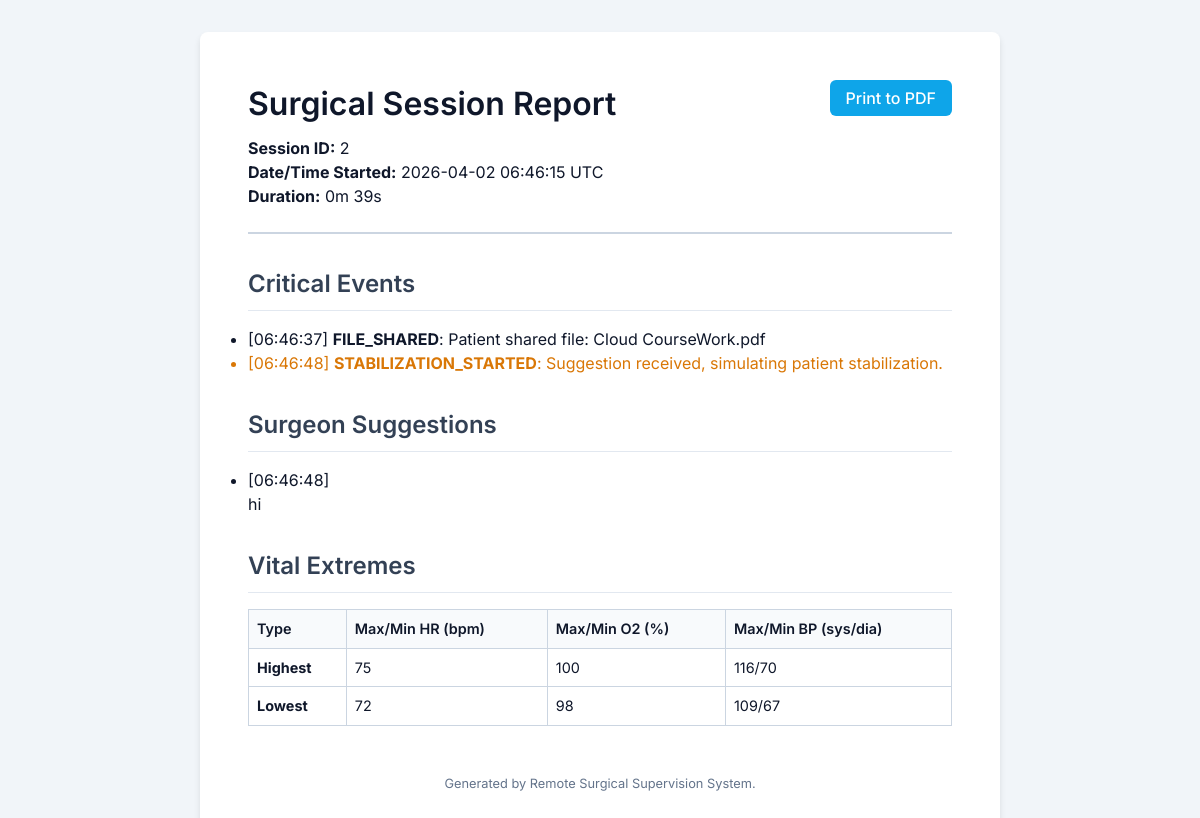
Page /report/2 (signed in) on the committed database.
### app.py (models this page shows)
class Session(db.Model):
    id = db.Column(db.Integer, primary_key=True)
    start_time = db.Column(db.DateTime, default=datetime.datetime.utcnow)
    end_time = db.Column(db.DateTime, nullable=True)
    duration_seconds = db.Column(db.Integer, nullable=True)

class Event(db.Model):
    id = db.Column(db.Integer, primary_key=True)
    session_id = db.Column(db.Integer, db.ForeignKey('session.id'))
    timestamp = db.Column(db.DateTime, default=datetime.datetime.utcnow)
    event_type = db.Column(db.String(50)) # e.g., 'alarm', 'stabilization_started', 'stabilized'
    details = db.Column(db.Text, nullable=True)

class Suggestion(db.Model):
    id = db.Column(db.Integer, primary_key=True)
    session_id = db.Column(db.Integer, db.ForeignKey('session.id'))
    timestamp = db.Column(db.DateTime, default=datetime.datetime.utcnow)
    text = db.Column(db.Text)
    audio_path = db.Column(db.String(255), nullable=True)

class VitalLog(db.Model):
    id = db.Column(db.Integer, primary_key=True)
    session_id = db.Column(db.Integer, db.ForeignKey('session.id'))
    type = db.Column(db.String(10)) # 'highest' or 'lowest'
    hr = db.Column(db.Integer)
    o2 = db.Column(db.Integer)
    bp_sys = db.Column(db.Integer)
    bp_dia = db.Column(db.Integer)

### app.py (the view)
@app.route('/report/<int:session_id>')
@login_required
def report(session_id):
    session = Session.query.get_or_404(session_id)
    vitals = VitalLog.query.filter_by(session_id=session_id).all()
    suggestions = Suggestion.query.filter_by(session_id=session_id).order_by(Suggestion.timestamp).all()
    events = Event.query.filter_by(session_id=session_id).order_by(Event.timestamp).all()
    return render_template('report.html', session=session, vitals=vitals, suggestions=suggestions, events=events)

### app.py (called while the page is built)
@login_manager.user_loader
def load_user(user_id):
    return User.query.get(int(user_id))

### templates/report.html (shortened to what this page needs)
<!DOCTYPE html>
<html lang="en">
<head>
    <link rel="stylesheet" href="{{ url_for('static', filename='css/style.css') }}">
</head>
<body class="report-body">
    <div class="container report-container">
        <div class="report-header">
            <button class="btn info no-print" onclick="window.print()" style="float: right;">Print to PDF</button>
            <h1>Surgical Session Report</h1>
            <p><strong>Session ID:</strong> {{ session.id }}</p>
            <p><strong>Date/Time Started:</strong> {{ session.start_time.strftime('%Y-%m-%d %H:%M:%S UTC') }}</p>
            <p><strong>Duration:</strong>
                {% if session.duration_seconds is not none %}
                    {{ session.duration_seconds // 60 }}m {{ session.duration_seconds % 60 }}s
                {% else %}
                    Active / Duration Unknown
                {% endif %}
            </p>
        </div>
        <section class="report-section">
            <h2>Critical Events</h2>
            {% if events %}
            <ul class="event-list">
                {% for event in events %}
                <li class="event-item type-{{ event.event_type }}">
                    <span class="timestamp">[{{ event.timestamp.strftime('%H:%M:%S') }}]</span>
                    <strong>{{ event.event_type.upper() }}</strong>: {{ event.details }}
                </li>
                {% endfor %}
            </ul>
            {% else %}
            <p>No critical events recorded.</p>
            {% endif %}
        </section>
        <section class="report-section">
            <h2>Surgeon Suggestions</h2>
            {% if suggestions %}
            <ul class="suggestion-list">
                {% for sug in suggestions %}
                <li>
                    <span class="timestamp">[{{ sug.timestamp.strftime('%H:%M:%S') }}]</span>
                    {% if sug.text %}
                    <blockquote>{{ sug.text }}</blockquote>
                    {% endif %}
                </li>
                {% endfor %}
            </ul>
            {% else %}
            <p>No suggestions provided.</p>
            {% endif %}
        </section>
        <section class="report-section no-print">
            <h2>Vital Extremes</h2>
            <div style="max-height: 300px; overflow-y: auto;">
                <table class="data-table">
                    <tr>
                        <th>Type</th>
                        <th>Max/Min HR (bpm)</th>
                        <th>Max/Min O2 (%)</th>
                        <th>Max/Min BP (sys/dia)</th>
                    </tr>
                    {% for vital in vitals %}
                    <tr class="{% if vital.type == 'highest' %}warning-row{% elif vital.type == 'lowest' %}info-row{% endif %}">
                        <td style="text-transform: capitalize;"><strong>{{ vital.type }}</strong></td>
                        <td>{{ vital.hr }}</td>
                        <td>{{ vital.o2 }}</td>
                        <td>{{ vital.bp_sys }}/{{ vital.bp_dia }}</td>
                    </tr>
                    {% else %}
                    <tr>
                        <td colspan="4">No vitals recorded for this session.</td>
                    </tr>
                    {% endfor %}
                </table>
            </div>
        </section>
        <div class="report-footer">
            Generated by Remote Surgical Supervision System.
        </div>
    </div>
</body>
</html>

### static/css/style.css (style rules this page uses)
:root { --bg-dark: #0f172a; --bg-card: #1e293b; --text-main: #f8fafc; --text-muted: #94a3b8; --primary: #3b82f6; --primary-hover: #2563eb; --success: #10b981; --warning: #f59e0b; --danger: #ef4444; --info: #0ea5e9; --border: #334155; --font-family: 'Inter', sans-serif; }
* { box-sizing: border-box; margin: 0; padding: 0; }
body { font-family: var(--font-family); background-color: var(--bg-dark); color: var(--text-main); line-height: 1.5; }
.container { max-width: 1200px; margin: 0 auto; padding: 2rem; }
h1, h2, h3 { margin-bottom: 0.5rem; font-weight: 600; }
.btn { display: inline-block; padding: 0.5rem 1rem; font-size: 1rem; font-weight: 500; text-align: center; border: none; border-radius: 6px; cursor: pointer; transition: all 0.2s; font-family: var(--font-family); }
.btn.info { background-color: var(--info); color: white; }
.report-body { background: #f1f5f9; color: #0f172a; }
.report-container { background: white; max-width: 800px; margin: 2rem auto; padding: 3rem; border-radius: 8px; box-shadow: 0 4px 6px rgba(0, 0, 0, 0.1); }
.report-header { border-bottom: 2px solid #cbd5e1; padding-bottom: 1.5rem; margin-bottom: 2rem; }
.report-section { margin-bottom: 2rem; }
.report-section h2 { border-bottom: 1px solid #e2e8f0; padding-bottom: 0.5rem; margin-bottom: 1rem; color: #334155; }
.event-item.type-stabilization_started { color: #d97706; }
.data-table { width: 100%; border-collapse: collapse; font-size: 0.9rem; }
.data-table th, .data-table td { border: 1px solid #cbd5e1; padding: 0.5rem; text-align: left; }
.data-table th { background: #f8fafc; font-weight: 600; }
.report-footer { text-align: center; margin-top: 3rem; font-size: 0.8rem; color: #64748b; }

### rows in the picture
Event: timestamp "06:46:37", event_type "FILE_SHARED", details "Patient shared file: Cloud CourseWork.pdf"
Event: timestamp "06:46:48", event_type "STABILIZATION_STARTED", details "Suggestion received, simulating patient stabilization."
Suggestion: timestamp "06:46:48", text "hi"
VitalLog: type "Highest", hr "75", o2 "100", bp_sys "116", bp_dia "70"
VitalLog: type "Lowest", hr "72", o2 "98", bp_sys "109", bp_dia "67"

### other values in the picture
{{ session.id }} "2"
{{ session.start_time.strftime('%Y-%m-%d %H:%M:%S UTC') }} "2026-04-02 06:46:15 UTC"
{{ session.duration_seconds // 60 }} "0"
{{ session.duration_seconds % 60 }} "39"
